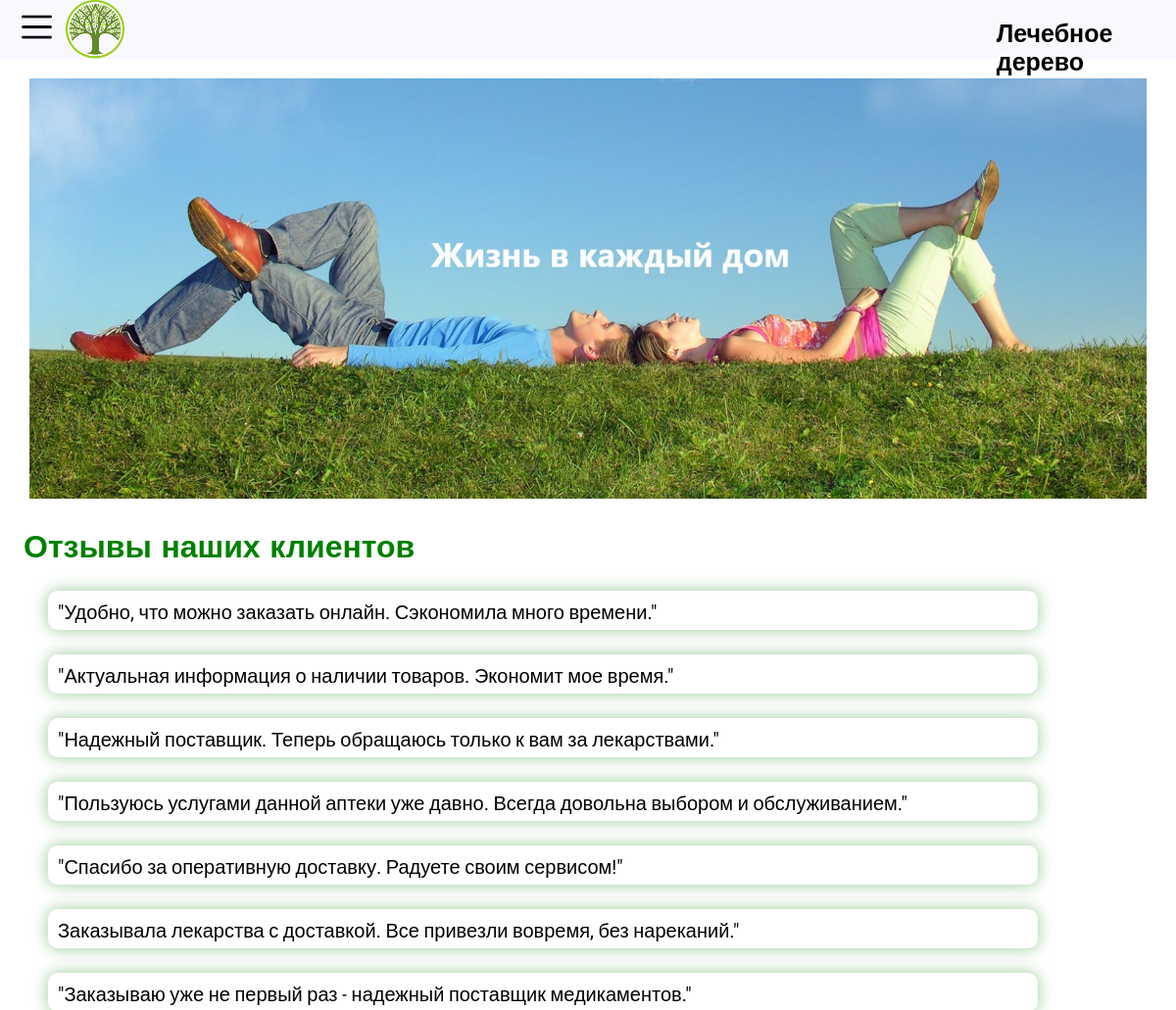
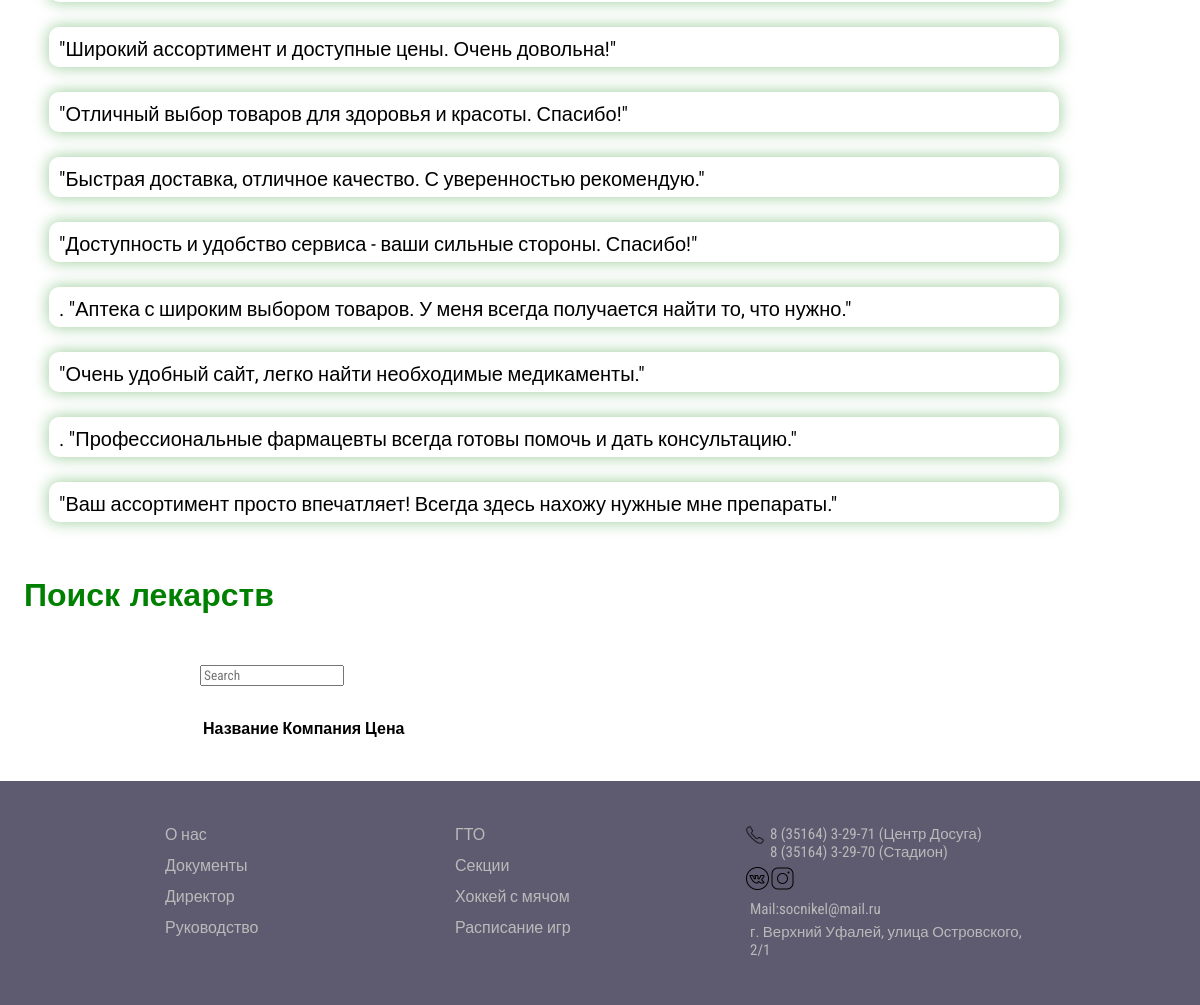
The page / on the database its author committed (2 pictures, top to bottom).
### tables this page shows
CREATE TABLE `Reviews` (
  `id` int NOT NULL,
  `Content` varchar(9999) NOT NULL
);

### index.php (the view, shortened to what this page needs)
<?php
$host= 'localhost';
 $user = 'root';
 $password = '';
 $db_name = 'PP_sql';
 $con = mysqli_connect($host, $user, $password, $db_name);
?>
<!DOCTYPE html>
<html>
<head>
  <link rel="stylesheet" type="text/css" href="css\main.css">
</head>
<body >
<header>
<div id="menu-left">
    <img src="img/menu-50.png" width="35px" height="35px" id="left-menu">
    </div>
<div id="menu-header-logo">
<a href="index.php">  <img src="img\logo.png" id="logo-foto"></a>
</div>
<div id="space"></div>
<div id="header-menu-name">
  <h2> <a href="index.php" id="silk-header1">Лечебное дерево&nbsp;&nbsp;</a></h2>
</div>
</header>
<div class="main-content">
    <div class="main-info">
    <div id="img-glav">
            <img src="img\livhomes.jpg" id="fotka-slogan" width="95%" height="100%">
          </div>
            <div class="text-info">
                        <h1>Отзывы наших клиентов</h1>
                        <p class="text-info-p">
                          <form action="" method="post">
            <?php
            $sql3 = 'SELECT * from Reviews order by rand() limit 20';
            $result2 = $con->query($sql3);
            while ($row2 = $result2->fetch_assoc()) {
                echo '<div class="review-item">';
                echo $row2['Content'];
                echo '</div>';
            }
?></form>
</p>
            </div>
                <div class="text-info">
                  <h1>Поиск лекарств</h1>
                  <div class="container" style="max-width:800px;margin:0 auto;margin-top:50px;">
                    <div style="margin-bottom:30px;"><input type="text" class="form-control" id="query_find" placeholder="Search"/></div>
                    <table class="table table-hover">
                        <thead>
                            <tr>
                                <th>Название</th>
                                <th>Компания</th>
                                <th>Цена</th>
                            </tr>
                        </thead>
                    </table>
                </div>
            </div>
        </div>
                </div>
<footer>
    <div class="footer-column">
        <a href="index.php" class="silk-footer">О нас</a>
        <a href="pages\Dokument.php" class="silk-footer">Документы</a>
        <a href="pages\Kollektiv.php" class="silk-footer">Директор</a>
        <a href="pages\Kollektiv.php" class="silk-footer">Руководство</a>
    </div>
    <div class="footer-column">
         <a href="pages\GTO.php" class="silk-footer">ГТО</a>
        <a href="pages\Section.php" class="silk-footer">Секции</a>
        <a href="pages\Section.php" class="silk-footer">Хоккей с мячом</a>
        <a href="pages\Section.php" class="silk-footer">Расписание игр</a>
    </div>
    <div class="footer-column">
            <div class="tel-icon">
              <img src="img\tel-50.png" width="20px" height="20px"><p>8 (35164) 3-29-71 (Центр Досуга)<br> 8 (35164) 3-29-70 (Стадион)</p>
            </div>
             <div class="tel-icon">
              <a href="https://vk.com/mbusotsnikelshchik">
              <img src="img\vk-50.png" width="25px" height="25px"></a>
              <a href="https://vk.com/away.php?to=https%3A%2F%2Finstagram.com%2Fsots_nikelshchik%3Fr%3Dnametag">
              <img src="img\inst-50.png" width="25px" height="25px"></a>
            </div>
            <div class="tel-icon">
              <p>Mail:socnikel@mail.ru</p>
            </div>
            <div class="tel-icon">
              <p>г. Верхний Уфалей, улица Островского, 2/1</p>
            </div>
    </div>
</footer>
</body>
</html>

### css/main.css (style rules this page uses)
* { font-family: 'Roboto Condensed', sans-serif; }
body { margin: 0px; background-repeat: repeat; background-attachment: fixed; }
header { position: fixed; z-index: 1000; width: 100%; height: 60px; padding-left: 20px; padding-right:2vw; display: flex; background: ghostwhite; vertical-align:middle; font-size: calc(1vw + 3px); justify-content: center; }
#left-menu { margin-top: 10px; }
#logo-foto { width: 60px; height: 60px; }
#menu-header-logo { padding-bottom: 1vh; padding-left: 1vw; padding-right:3vw; justify-content: center; vertical-align:middle; display: block; }
#silk-header1 { text-decoration: none; color: black; font-size: 25px; }
#header-menu-name { padding-left: 20vw; justify-content: center; vertical-align:middle; }
#header-menu-name>h2 { margin: 0; margin-top: 20px; }
#space { width: 680px; }
.main-content { display: flex; justify-content: center; width: 100%; height:auto; margin-bottom: 5vh; padding-top: 10vh; text-align: center; }
.main-info { display: flex; justify-content: center; flex-direction: column; height: auto; text-align: center; }
#img-glav { width: 100%; height: 100%; background-size: cover; animation-duration: 3s; animation-fill-mode: both; -webkit-animation-name: fadeIn; animation-name: fadeIn; }
.text-info { padding-top:1vh; padding-left: 2vw; padding-right: 2vw; text-align: left; }
.text-info > h1 { color: green; font-family: 'Russo One', sans-serif; }
.text-info-p { font-size: 25px; padding-right: 8vw; font-family:'Roboto Condensed', sans-serif; ; }
footer { width: calc(100% - 40px) ; height: 23vh; background: #5e5b70; display: flex; justify-content: center; color: white; padding: 20px; }
.footer-column { padding-top: 3vh; width: 25%; text-align: left; height: auto; display: flex; flex-direction: column; }
.tel-icon { display: flex; padding-bottom: 5px; }
.tel-icon > p { color: #bababa; text-align: left; font-size: 15px; margin: 0; padding-left: 5px; }
.silk-footer { padding-bottom: 1.5vh; text-decoration: none; color:#bababa ; }
.review-item { width: 1000px; font-size: 20px; height: 30px; box-shadow:0px 0px 15px 1px rgba(0, 128, 0, 0.363); margin: 25px; font-size: 20px; border-radius: 10px; text-align: left; display: flex; padding: 10px 0px 0 10px; }

### rows shown on the page
reviews: Content "\"Удобно, что можно заказать онлайн. Сэкономила много времени.\""
reviews: Content "\"Актуальная информация о наличии товаров. Экономит мое время.\""
reviews: Content "\"Надежный поставщик. Теперь обращаюсь только к вам за лекарствами.\""
reviews: Content "\"Пользуюсь услугами данной аптеки уже давно. Всегда довольна выбором и обслуживанием.\""
reviews: Content "\"Спасибо за оперативную доставку. Радуете своим сервисом!\""
reviews: Content "Заказывала лекарства с доставкой. Все привезли вовремя, без нареканий.\""
reviews: Content "\"Заказываю уже не первый раз - надежный поставщик медикаментов.\""
reviews: Content "\"Широкий ассортимент и доступные цены. Очень довольна!\""
reviews: Content "\"Отличный выбор товаров для здоровья и красоты. Спасибо!\""
reviews: Content "\"Быстрая доставка, отличное качество. С уверенностью рекомендую.\""
reviews: Content "\"Доступность и удобство сервиса - ваши сильные стороны. Спасибо!\""
reviews: Content ". \"Аптека с широким выбором товаров. У меня всегда получается найти то, что нужно.\""
reviews: Content "\"Очень удобный сайт, легко найти необходимые медикаменты.\""
reviews: Content ". \"Профессиональные фармацевты всегда готовы помочь и дать консультацию.\""
reviews: Content "\"Ваш ассортимент просто впечатляет! Всегда здесь нахожу нужные мне препараты.\""
